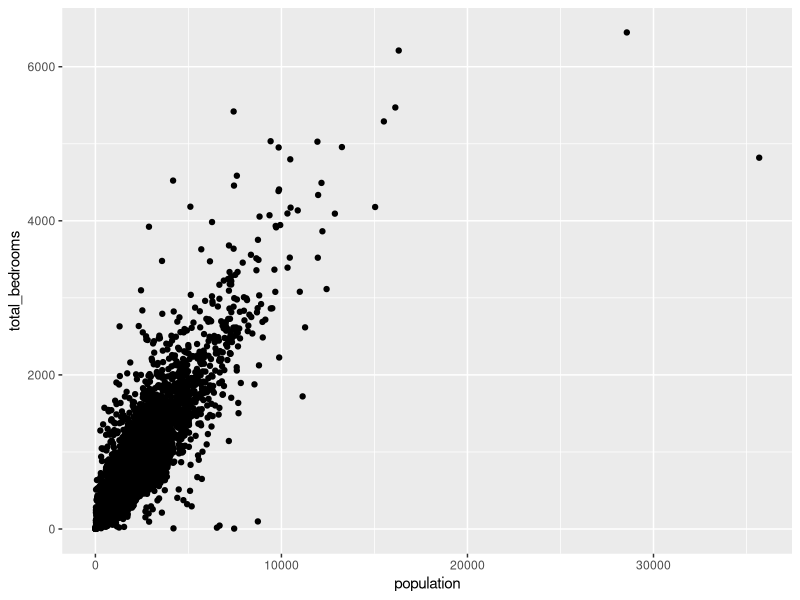
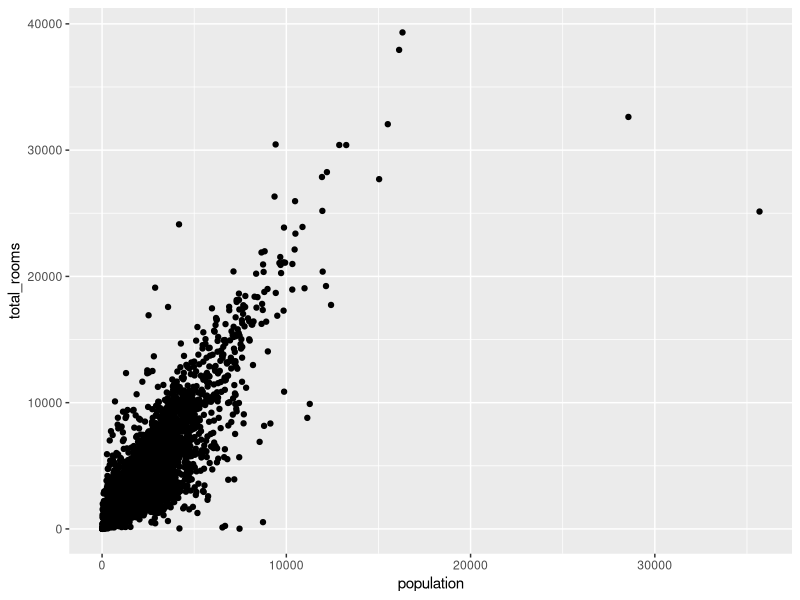
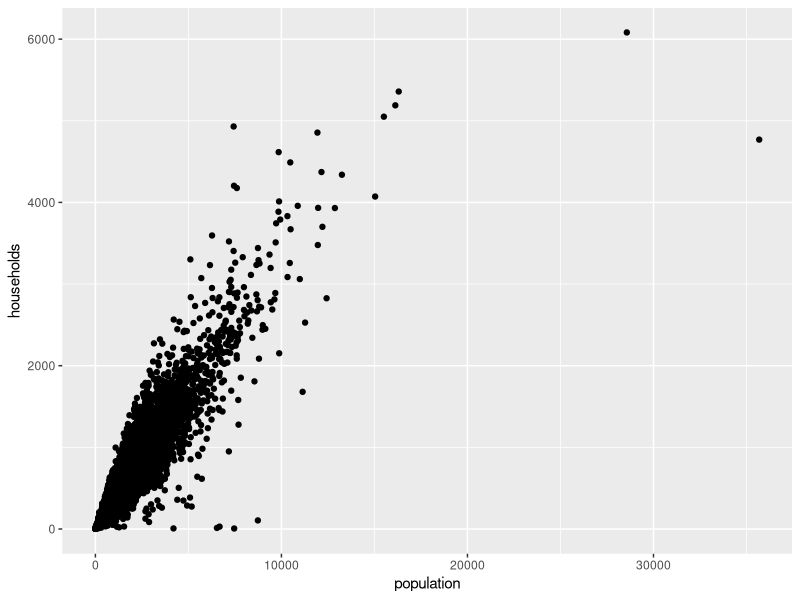
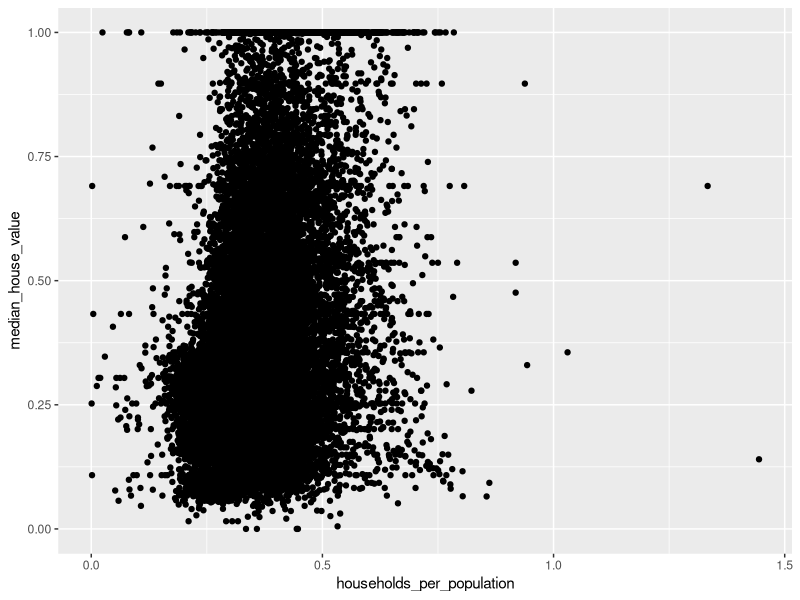
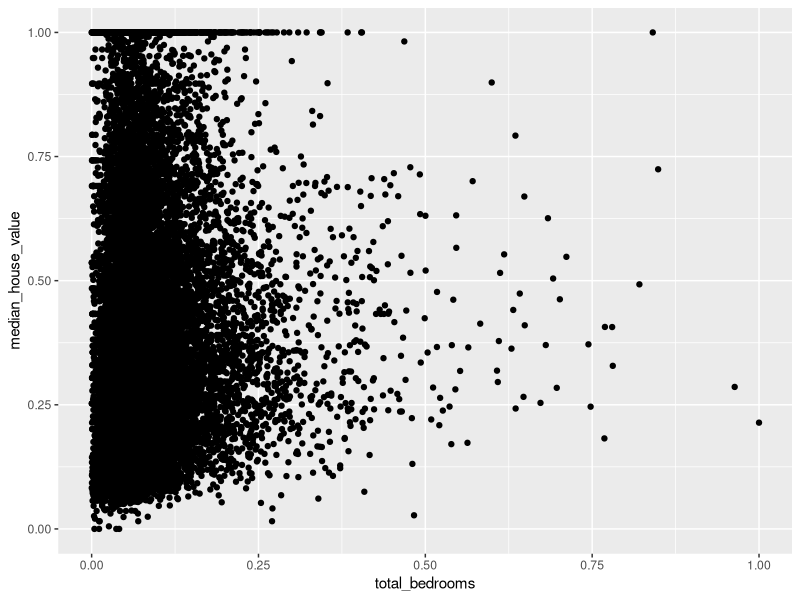
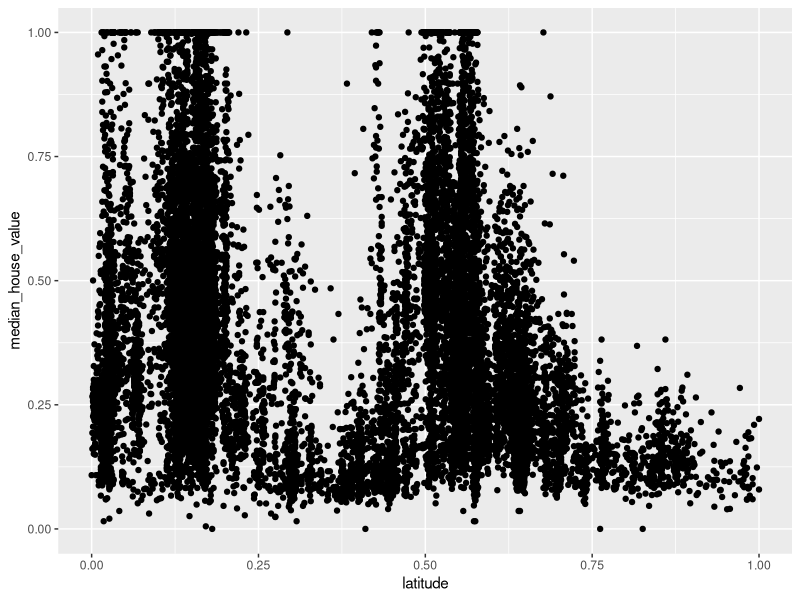
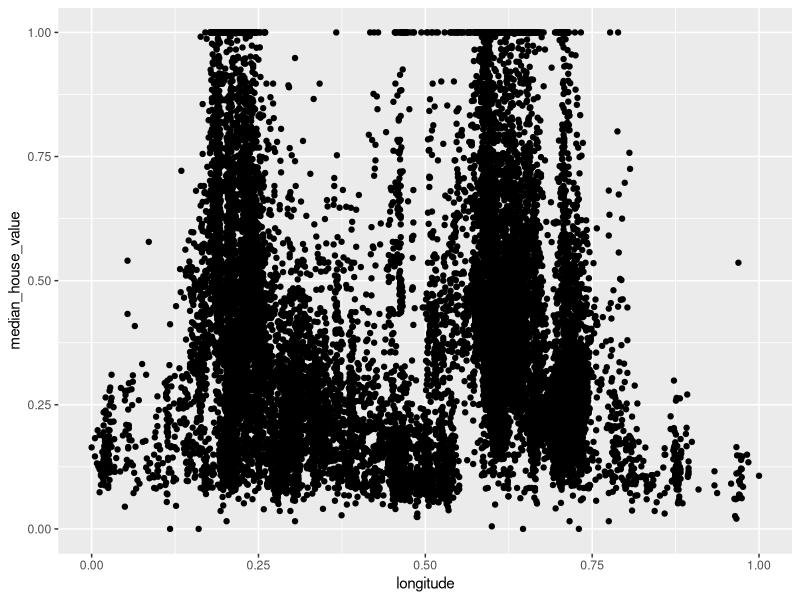
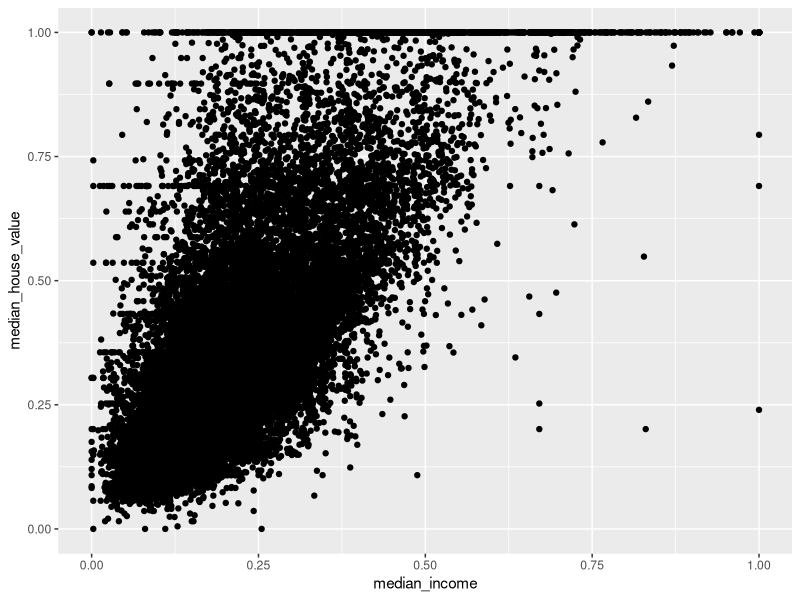

R code for these plots, in order: (Note: this script raises an error after producing the figures.)
setwd("DSSC/stat_methods_4_data/quantile-regression/")

house <- read.csv("house_from_gitsklearn.csv")

dim(house)
colnames(house)
summary(house)



# clean from NA
print(paste("there are ", dim(house)[1]-sum(complete.cases(house)), " rows with NA"))
house <- house[ complete.cases(house), ]
dim(house)


# factors
levels(house$ocean_proximity)

library(ggplot2)

# new variables
# new covariate: total_bedrooms/population, total_rooms/population, households/population

ggplot(house) + geom_point(mapping=aes(x=population, y=total_bedrooms))
house$bedroom_per_population <- house$total_bedrooms / house$population

ggplot(house) + geom_point(mapping=aes(x=population, y=total_rooms))
house$rooms_per_population <- house$total_rooms / house$population

ggplot(house) + geom_point(mapping=aes(x=population, y=households))
house$households_per_population <- house$households / house$population

summary(house)  



# normalization
# housing_median_age
to_scale <- c("median_house_value", "median_income", "households", "population", "total_bedrooms", "total_rooms", "housing_median_age", "latitude", "longitude")

for( str in to_scale){
  house[str] = ((house[str]) - min(house[str])) /
  ( max(house[str]) - min(house[str]) )
}

summary(house)



# some plots
ggplot(house) + geom_point(mapping=aes(x=households_per_population, y=median_house_value))
ggplot(house) + geom_point(mapping=aes(x=total_bedrooms, y=median_house_value))

ggplot(house) + geom_point(mapping=aes(x=latitude, y=median_house_value))
ggplot(house) + geom_point(mapping=aes(x=longitude, y=median_house_value))


ggplot(house) + geom_point(mapping=aes(x=median_income, y=median_house_value))


ggplot(house) + geom_boxplot(mapping=aes(x=ocean_proximity, y=median_house_value, color=ocean_proximity)) +
  xlab("Ocean Proximity") + ylab("Median House Value")   +
  scale_color_manual(values = c("violet", "blue", "green", "orange", "red")) +
  theme(legend.position = "none")

ggplot(house) + geom_histogram(aes(x=ocean_proximity), stat='count')+
  xlab("Ocean Proximity")




# quantile regression

library(quantreg)


plot(house$median_income, house$median_house_value, cex=.25, # type='n',
     xlab="Median Income", ylab="Median House Value")

#points(house$median_income, house$median_house_value,cex=.5,col="blue")
abline(rq( median_house_value ~ median_income, data=house, tau=.5), col="blue")
abline(lm(median_house_value~median_income, data=house),lty=2,col="red") #the dreaded ols line

taus <- c(.05,.1,.25,.75,.90,.95)

for( i in 1:length(taus)){
  abline(rq( median_house_value ~ median_income, data=house,tau=taus[i]),col="orange")
}


fit <- lm( median_house_value ~ median_income + (median_income*median_income), data=house )
summary(fit)

plot(house$median_income, house$median_house_value, cex=.25, # type='n',
     xlab="Median Income", ylab="Median House Value")
abline(fit, col="red")


house$median_income2 = house$median_income*house$median_income

fit <- lm( median_house_value ~ median_income + median_income2, data=house )
summary(fit)
coef(fit)[1]
curve( coef(fit)[1] + coef(fit)[2]*x + coef(fit)[3]*x^2, col="blue", add=TRUE)

fit <- rq( median_house_value ~ median_income + median_income2, data=house,tau=.5)
summary.rq(fit)
curve( coef(fit)[1] + coef(fit)[2]*x + coef(fit)[3]*x^2, col="green", add=TRUE)




to_fit <- c("median_income", "total_bedrooms", "total_rooms")

z <- c()
z <- c(z, coef(fit))
z
str = "median_house_value ~ median_income + total_bedrooms + total_rooms"
fit <- rq(str, data=house, tau=0.5)
summary(fit)
coef(fit)

fit <- rq(str, data=house, tau=quantile[1])
s <- summary.rq(fit, ci="boot")
s$coefficients

?summary.rq
quantile <- c(0.05, 0.1, 0.25, 0.5, 0.75, 0.9, 0.95)

# matrix (quantiles)x(n_covariates+intercept)
m <- matrix(NA, nrow=length(quantile), ncol=(3+1))

for(i in 1:length(quantile)){
  fit <- rq(str, data=house, tau=quantile[i])
  m[i,] <- coef(fit)
}

df <- data.frame(m)
colnames(df) <- names(coef(fit))
df

df <- cbind(quantile, df)

class(df$`(Intercept)`)

df$intercept = df$`(Intercept)`
df
df$`(Intercept)` <- NULL
df

plot(df$quantile, df$`(Intercept)`)

plot(df$quantile, df$`(Intercept)`)

ggplot(data=df, aes(x=df$quantile)) + 
  geom_line(aes(y=df$intercept)) +
  geom_line(aes(y=median_income)) +
  geom_line(aes(y=total_bedrooms)) +
  geom_line(aes(y=total_rooms))

library(gridExtra)

plot1 <- ggplot(data=df) + geom_line(aes(x=df$quantile, y=df$intercept)) +
  xlab("Quantile")       
plot2 <- ggplot(data=df) + geom_line(aes(x=df$quantile, y=df$median_income)) +
  xlab("Quantile")         

grid.arrange(plot1, plot2, ncol=1)
